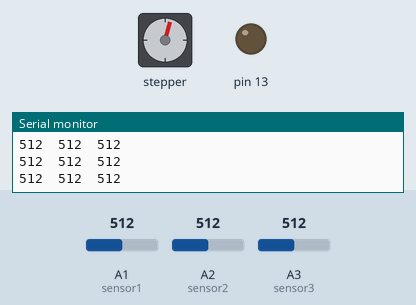
Recording of a sketch running on a simulated Arduino Uno, built with avr-gcc and run on an emulated ATmega328P. Parts: stepper motor, output pins drawn as LEDs (lit = HIGH), the last lines printed to the serial monitor. Inputs (shaded band) come from the test bench; at power-on: A3 (sensor3) = 512, A2 (sensor2) = 512, A1 (sensor1) = 512. Stepper angles assume 200 steps per turn.

Above: at 1.2 s.
1.3 s: A3 (sensor3) set to 716
4.3 s: A2 (sensor2) set to 707
7.3 s: A2 (sensor2) set to 731
At 8.3 s:
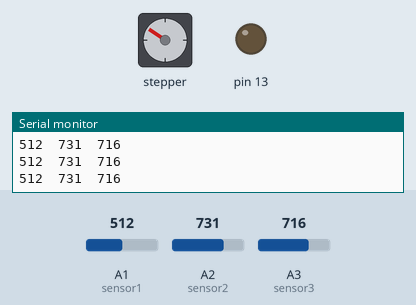
8.8 s: A3 (sensor3) set to 747
At 9.78 s:
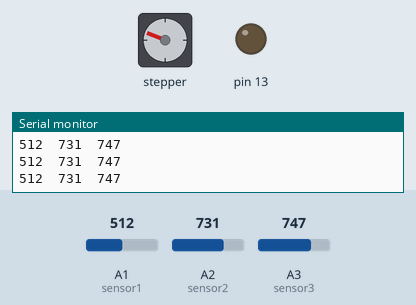
11.8 s: A3 (sensor3) set to 511
At 11.8 s:
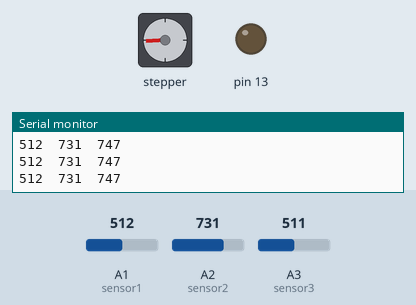
13.3 s: A3 (sensor3) set to 900
At 14.32 s:
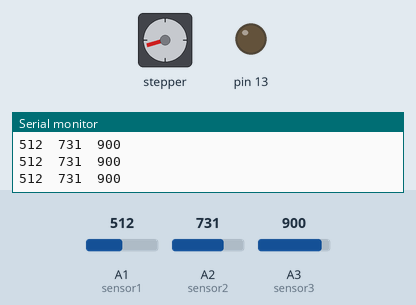
Timing chart, 0 to 20.2 s (numbered marks = the images above; inputs shaded):
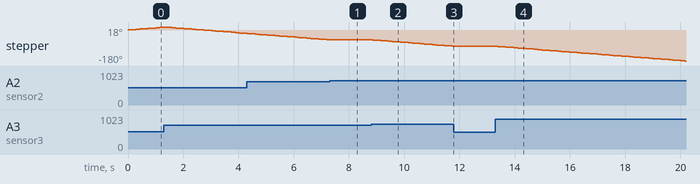

The sketch:

ControllerSADA.ino
```cpp
/*
ControllerSADA
Preliminary code for SADA module prototype
Reads in analog input from 3 sensors
Motor will move panels towards greatest value
For now, LEDs will show the direction of movement
*/

#include <Stepper.h>

const int stepsPerRevolution = 200;  // change this to fit the number of steps per revolution
Stepper myStepper(stepsPerRevolution, 2, 4, 7, 8);

int sensor1 = A1;
int sensor2 = A2;
int sensor3 = A3;
bool lightFound = false;
void setup() {
  myStepper.setSpeed(7); // set the speed at 60 rpm:

  Serial.begin(9600); // use the serial port

  pinMode(13,OUTPUT);
  digitalWrite(13,LOW);
  pinMode(0,OUTPUT);
  digitalWrite(0,LOW);
  pinMode(1,OUTPUT);
  digitalWrite(1,LOW);
}

void findLight(){
  int maxSensorValue = 0;
  int sensor2Value = 0;
  int maxStep = 0;

  maxSensorValue = analogRead(sensor2);

  for(int i = 0; i < stepsPerRevolution; i++){
    myStepper.step(2);
    sensor2Value = analogRead(sensor2);
    if(sensor2Value > maxSensorValue){
      maxSensorValue = sensor2Value;
      maxStep = i;
    }
    delay(20);
  }

  if(maxStep < 100)
    myStepper.step(maxStep);
  else
    myStepper.step(maxStep-stepsPerRevolution);

  lightFound = true;

}

void loop(){
  if(!lightFound){
    //findLight();
  }
  /*
   //Serial.print(lightFound);
   delay(200);
  */
  int sensor1Value = analogRead(sensor1);
  int sensor2Value = analogRead(sensor2);
  int sensor3Value = analogRead(sensor3);


  //Turn motor towards sunlight

  if(sensor1Value >= sensor2Value && sensor1Value >= sensor3Value){
    myStepper.step(1);
  }
  else if(sensor3Value >= sensor2Value && sensor3Value >= sensor1Value){
    myStepper.step(-1);
  }


  //Print values to console for troubleshooting
  Serial.print(sensor1Value);
  delay(20);
  Serial.print("  ");
  delay(20);
  Serial.print(sensor2Value);
  delay(20);
  Serial.print("  ");
  delay(20);
  Serial.println(sensor3Value);
  delay(20);
}
```

Measured:
- the behaviour switches between 716 and 717 on A2 (sensor2) (found by bisection; images 0 and 1)
- the behaviour switches between 730 and 731 on A3 (sensor3) (found by bisection; images 1 and 2)
- after the input at 7.3 s, stepper: stops changing and stays -56°
- after the input at 8.8 s, stepper: keeps turning counter-clockwise at about 13°/s, starting after 0.05 s
- after the input at 11.8 s, stepper: stops changing and stays -94°
- after the input at 13.3 s, stepper: keeps turning counter-clockwise at about 13°/s, starting after 0.09 s
